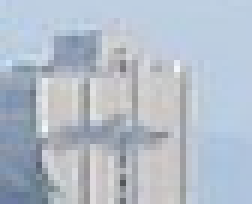
#> input picture test_data/negative/1.PNG, 42 x 34 px (shown 6 times larger)
$ python -i hog.py   (imports and definitions only)   (older library calls are emulated)
#> lines starting #> are read from the running program, lines starting #| are printed output that depends on the picture
import numpy as np
from cv2 import cv2
from typing import List, Union
import doctest

def update_histogram(grad_magn: float,
        grad_angle: float,
        angle_bins: List,
        votes: Union[List, None] = None) -> List[float]:
    """update_histogram. Updates histogram of magnitudes (aka 'votes') vs
    angles for Histogram of Oriented Gradients (HOG). This is accomplished
    by spreading the gradient magnitude `grad_magn` (vote) across the `votes`
    vector according to the 2 nearest bins of the angle `grad_angle` on the
    `angle_bins` vector. A basic doctest is defined below.

    Parameters
    ----------
    grad_magn : float
        The gradient magnitude as computed by the image gradient
    grad_angle : float
        The gradient angle (degrees) as computed by the image gradient
    angle_bins : List
        A list of angles the represent the votes vs angles histogram bins.
        Assuming they're uniform.
    votes : Union[List, None]
        The votes vector. It represents the count, or weight, across each
        histogram bin.
    >>> angle_h = [10, 90, 170]
    >>> votes = [0, 0, 0]
    >>> votes = update_histogram(100, 8, angle_h, votes)
    >>> [int(v) for v in votes] == [100, 0, 0]
    True
    >>> votes = update_histogram(100, 172, angle_h, votes)
    >>> [int(v) for v in votes] == [100, 0, 100]
    True
    >>> votes = update_histogram(100, 150, angle_h, votes)
    >>> [int(v) for v in votes] == [100, 25, 175]
    True
    Returns
    -------
    List[float]
        An updated vector of histogram votes
    """
    if votes is None:
        votes = [0.0 for _ in angle_bins]
    grad_angle %= 180.0
    # assume uniformly-spaced bins on x-axis
    bin_width = angle_bins[1] - angle_bins[0]
    # prepare to 'spread' gradient magnitude across 2 nearest bins
    bin0 = angle_bins[0]
    ind_binl, ind_binr = \
        int(max(0, (grad_angle-bin0)//bin_width)),\
        min(int((grad_angle-bin0)//bin_width+1), len(angle_bins)-1)
    bin1, bin2 = angle_bins[ind_binl], angle_bins[ind_binr]
    # bilinear interpolation across 2 nearest bins
    votes[ind_binl] += grad_magn + grad_magn*(bin1 - grad_angle)/bin_width -\
        int(grad_angle < angle_bins[0])*grad_magn
    votes[ind_binr] += grad_magn + grad_magn*(grad_angle - bin2)/bin_width -\
        int(grad_angle > angle_bins[-1])*grad_magn
    return votes


def hog(im: Union[str, np.ndarray], rows = 128, cols = 64, stride = 8):
    """hog. Computes the histogram of gradient of an image as a vector.
    This vector can later be combined with Support Vector Machines to
    create an object detection pipeline. Implementation reference:
    https://www.youtube.com/watch?v=0Zib1YEE4LU
    Parameters
    ----------
    im : Union[str, np.ndarray]
        Image to read:
            * If type is string (str), then open the suggested filepath
            * If time is a numpy array, apply HOG on the array
    rows :
        Number of rows of the resized image containing the object of interest
    cols :
        Number of columns of the resized image containing the OOI
    stride :
        How many pixels to iterate by before every histogram of orientations
        is computed
    """
#> called with im = 'test_data/negative/1.PNG', rows = 128, cols = 64, stride = 8
    ### Step 1 - resize image
    if isinstance(im, str):
        im = cv2.imread(im, cv2.IMREAD_COLOR)
#> im is the input picture: shape (34, 42, 3); mean B, G, R 201.6, 189.2, 179.2
        im = cv2.cvtColor(im, cv2.COLOR_BGR2GRAY)
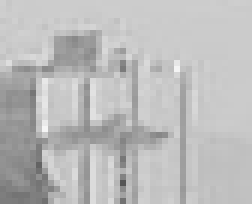
#> im: shape (34, 42) (shown 6 times larger); min 85, max 245, mean 187.6
    im = cv2.resize(im, (cols, rows))
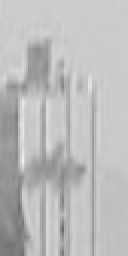
#> im: shape (128, 64) (shown 2 times larger); min 105, max 241, mean 187.5
    ### Step 2 - compute gradient magnitude and angle
    gradx = cv2.Sobel(np.array(im, np.float32)/255, cv2.CV_32F, dx = 1, dy = 0, ksize = 1)
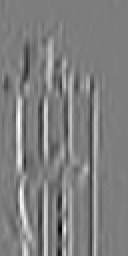
#> gradx: shape (128, 64) float32 (shown 2 times larger); min -0.322, max 0.329, mean 0.00405; drawn with min black and max white
    grady = cv2.Sobel(np.array(im, np.float32)/255, cv2.CV_32F, dx = 0, dy = 1, ksize = 1)
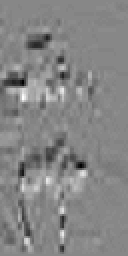
#> grady: shape (128, 64) float32 (shown 2 times larger); min -0.133, max 0.118, mean -0.00171; drawn with min black and max white
    grad_magn, grad_angle = cv2.cartToPolar(gradx, grady, angleInDegrees = True)
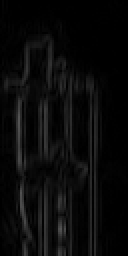
#> grad_magn: shape (128, 64) float32 (shown 2 times larger); min 0, max 0.331, mean 0.0405
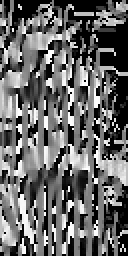
#> grad_angle: shape (128, 64) float32 (shown 2 times larger); min 0, max 359.3, mean 146.8; drawn with min black and max white
    ### Step 3 - compute orientation histogram
    # the centre of the bins of the angle histogram
    # used for angle quantisation of each 16x16 block
    angle_bins = list(range(10, 180, 20))
    hist_matrix = np.zeros((cols//stride, rows//stride), dtype = np.ndarray)
    # scan the resized imagr row by row in 8x8 blocks, compute their histograms
    for iy, y in enumerate(range(0, rows, stride)):
        for ix, x in enumerate(range(0, cols, stride)):
            patch_angles = np.array(grad_angle[x:x+stride, y:y+stride], np.float32).ravel()
            patch_magns = np.array(grad_magn[x:x+stride, y:y+stride]).ravel()
            votes = [0 for _ in angle_bins]
            for a, m in zip(patch_angles, patch_magns):
                update_histogram(m, a, angle_bins, votes)
            hist_matrix[ix, iy] = votes
    ### Step 4 - 16x16 block normalisation
    # collects the features in one vector after block normalisation
    feature_vec = np.array([], np.float32)
    # scan the histogram matrix in 2x2 squares and compute the concatenated
    # histogram of all histograms under each 2x2 square
    for iy1, iy2 in zip(range(hist_matrix.shape[1]-1), range(1, hist_matrix.shape[1])):
        for ix1, ix2 in zip(range(hist_matrix.shape[0]-1), range(1, hist_matrix.shape[0])):
            # flatten all elements in the 4 8x8 cells
            flat = np.array(sum(hist_matrix[ix1:ix2+1, iy1:iy2+1].ravel(), []), np.float32)
            # normalise the flattened result
            norm_l2 = np.linalg.norm(flat)
            near_zero = 1e-28
            if norm_l2 > near_zero:
                flat /= norm_l2
            for f in flat:
                feature_vec = np.append(feature_vec, f)
    # in the classical paper, vector below will have 7x15x9x4 = 3780 features
    return feature_vec

>>> result = hog('test_data/negative/1.PNG')
